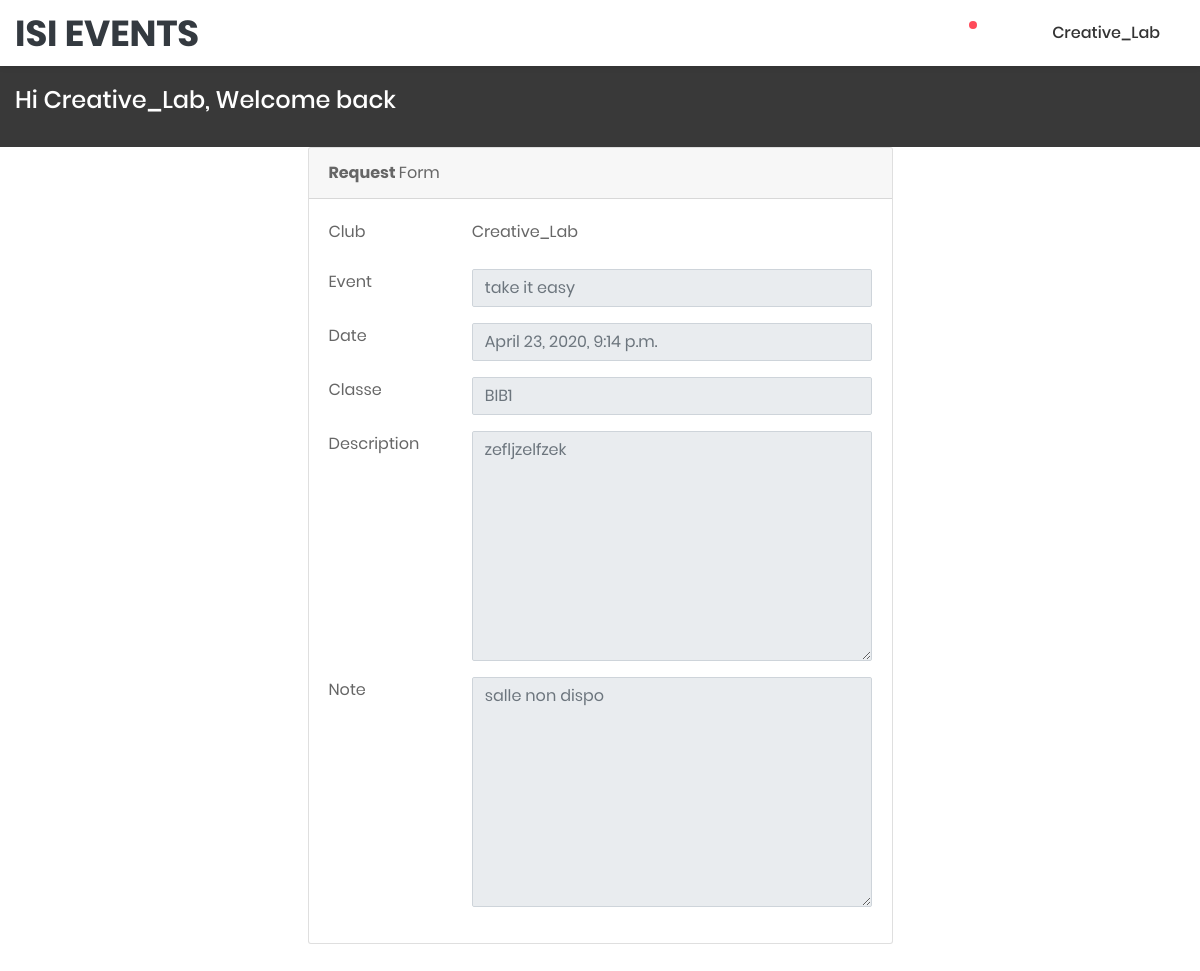
/Club/form/8 (signed in), run on the app's committed database.
### club/models.py (models this page shows, shortened)
class Request (models.Model):
    status = (
        ('await', 'Await'),
        ('process', 'Accepted'),
        ('denied', 'Denied'),
    )
    statut = models.CharField(max_length=10, choices=status, default='await')
    name = models.ForeignKey(User, on_delete=models.CASCADE)
    event = models.CharField(max_length=50, blank=False, null=False)
    classe = models.CharField(max_length=5, blank=False, null=False)
    date = models.DateTimeField(blank=False, null=False,default=timezone.now()  )
    description = models.TextField()
    note = models.TextField(blank=True, null=True)
    date_request =models.DateTimeField(auto_now=True)

### club/views.py (the view)
# urls.py: path('form/<pk>', views.form_view, name='view')
@login_required(login_url="main:index")
def form_view(request , pk):
  club_request = Request.objects.get(pk=pk)
  if club_request.name==request.user:
    if not request.user.is_staff :
      accepted = Request.objects.filter(name=request.user, statut='process').count()
      denied = Request.objects.filter(name=request.user, statut='denied').count()#for the notifications
      club_requests = Request.objects.filter(name=request.user)#for notification
      context={
        'requests_not_await': club_requests.exclude(statut="await") ,
        'pk':club_request.pk,
        'club':club_request.name,
        'event' :club_request.event,
        'classe' : club_request.classe,
        'date' : club_request.date,
        'description' : club_request.description,
        'note': club_request.note if club_request.note != None else 'No Notes for you' ,
        'notification':'has-noti' if accepted>0 or denied>0  else '',
      }
      return render(request, 'club/view_form.html', context)
    else:
      return Http404()
  return  HttpResponseRedirect(reverse('club:club_portal',args=() ))

### templates/club/view_form.html (shortened to what this page needs)
{% extends 'layout.html' %}
{% block content %}
{% if not user.is_staff %}
<form action="{% url 'administration:submit_form' pk=pk  %}" method="POST">
    <div class="row justify-content-md-center">
        <div class="col-lg-6">
            <div class="card">
                <div class="card-header">
                    <strong>Request </strong> Form
                </div>
                <div class="card-body card-block">
                    <form action="" method="post" enctype="multipart/form-data" class="form-horizontal">
                        <div class="row form-group">
                            <div class="col col-md-3">
                                <label class=" form-control-label">Club</label>
                            </div>
                            <div class="col-12 col-md-9">
                                <p class="form-control-static">{{ club }}</p>
                            </div>
                        </div>
                        <div class="row form-group">
                            <div class="col col-md-3">
                                <label for="disabled-input" class=" form-control-label">Event </label>
                            </div>
                            <div class="col-12 col-md-9">
                                <input type="text" id="disabled-input" name="disabled-input" placeholder="{{ event }}"
                                    disabled="" class="form-control">
                            </div>
                        </div>
                        <div class="row form-group">
                            <div class="col col-md-3">
                                <label for="disabled-input" class=" form-control-label">Date</label>
                            </div>
                            <div class="col-12 col-md-9">
                                <input type="text" id="disabled-input" name="disabled-input" placeholder="{{date }}"
                                    disabled="" class="form-control">
                            </div>
                        </div>
                        <div class="row form-group">
                            <div class="col col-md-3">
                                <label for="disabled-input" class=" form-control-label">Classe</label>
                            </div>
                            <div class="col-12 col-md-9">
                                <input type="text" id="disabled-input" name="disabled-input" placeholder="{{classe }}"
                                    disabled="" class="form-control">
                            </div>
                        </div>
                        <div class="row form-group">
                            <div class="col col-md-3">
                                <label for="textarea" class=" form-control-label">Description</label>
                            </div>
                            <div class="col-12 col-md-9">
                                <textarea name="textarea" id="textarea-disabled-input" rows="9"
                                    placeholder="{{ description }}" class="form-control" disabled=""></textarea>
                            </div>
                        </div>
                        <div class="row form-group">
                            <div class="col col-md-3">
                                <label for="textarea" class=" form-control-label">Note</label>
                            </div>
                            <div class="col-12 col-md-9">
                                <textarea name="note" id="textarea-disabled-input" rows="9" placeholder="{{ note }}"
                                    class="form-control" disabled=""></textarea>
                            </div>
                        </div>
                </div>
            </div>
</form>
{% endif %}
{% endblock %}

### templates/layout.html (shortened to what this page needs)
<!DOCTYPE html>
<html lang="en">
<head>
    {% load static %}
    <link href="{% static '/club/css/font-face.css' %}" rel="stylesheet" media="all">
    <link href="{% static '/club/vendor/mdi-font/css/material-design-iconic-font.min.css' %}" rel="stylesheet"
        media="all">
    <link href="{% static '/club/vendor/bootstrap-4.1/bootstrap.min.css' %}" rel="stylesheet" media="all">
    <link href="{% static '/club/css/theme.css' %}" rel="stylesheet" media="all">
</head>
<body>
{% if user.is_authenticated   %}
    <header class="header-desktop4">
        <div class="container">
            <div class="header4-wrap">
                <div class="header__logo">
                    <a href="{% url 'main:index' %}">
                        <h1 class="text-dark">ISI EVENTS </h1>
                    </a>
                </div>
                <div class="header__tool">
                    <div class="header-button-item {{ notification }} js-item-menu">
                        <i class="zmdi zmdi-notifications"></i>
                    </div>
                    <div class="account-wrap">
                        <div class="account-item account-item--style2 clearfix js-item-menu">
                            <div class="image">
                            </div>
                            <div class="content">
                                <a class="js-acc-btn" href="#">&nbsp;{{ user.username|title }}  &nbsp;</a>
                            </div>
                        </div>
                    </div>
                </div>
            </div>
        </div>
    </header>
    <section class="welcome2 p-t-20 p-b-20">
        <div class="container">
            <div class="row">
                <div class="col-md-10">
                    <div class="welcome2-inner m-t-2">
                        <div class="welcome2-greeting">
                            <h1 class="title-6">Hi
                                <span>{{ user.username|title }}</span>, Welcome back</h1>
                        </div>
                    </div>
                </div>
            </div>
        </div>
    </section>
    {% block content %}
    {% endblock %}
    {% else %}
    <p>You are not logged in</p>
    <a href="{% url 'main:index' %}">login from here</a>
    {% endif %}
</body>
</html>

### data on the page
Request: disabled-input "take it easy", disabled-input "April 23, 2020, 9:14 p.m.", disabled-input "BIB1", textarea "zefljzelfzek", note "salle non dispo"

### other printed values
{{ user.username|title }} "Creative_Lab"
{{ club }} "Creative_Lab"
